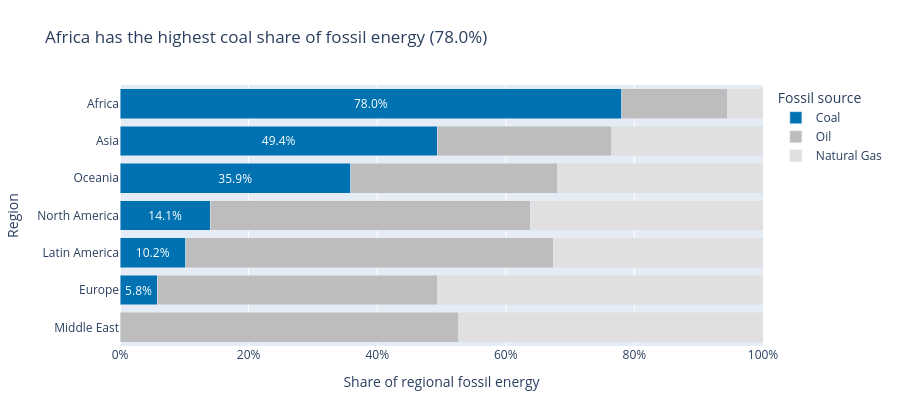

This figure's notebook cell:
### Markdown cell above
## Task 3 — 100% stacked bar: which region relies most on coal?

**What to build:** A horizontal 100% stacked bar chart showing, for each **Region**, how its fossil energy splits between Coal, Oil and Natural Gas. This is the **same data as your Task 1 treemap**, visualised a second way.

**Requirements:**
- Reuse `df_fossil` from Task 1; aggregate TWh by `Region` × `Source` and convert to **shares of each region's fossil total**
- Horizontal bars, regions **sorted by coal share** (highest at the top)
- Coal is the segment on the baseline (first in `category_orders`) and the **only coloured segment** — keep it the same colour as in Task 1; Oil and Natural Gas in two greys
- Percentage labels on the coal segments only
- Insight title naming the most coal-dependent region and its coal share

> 💡 `df.groupby('Region')['TWh'].transform('sum')` gives each row its region total

### Code cell
# Task 3
# YOUR CODE HERE
regional_fossil = (
    df_fossil.groupby(["Region", "Source"], as_index=False)["TWh"]
    .sum()
)

regional_fossil["Region_Total"] = (
    regional_fossil.groupby("Region")["TWh"].transform("sum")
)

# Exclude regions with no fossil energy
regional_fossil = regional_fossil.loc[
    regional_fossil["Region_Total"] > 0
].copy()

regional_fossil["Share"] = (
    regional_fossil["TWh"] / regional_fossil["Region_Total"]
)

# Include zero coal shares if a region has no coal row
coal_shares = (
    regional_fossil.pivot(
        index="Region", columns="Source", values="Share"
    )
    .reindex(columns=["Coal", "Oil", "Natural Gas"])
    .fillna(0)["Coal"]
    .sort_values(ascending=False)
)

region_order = coal_shares.index.tolist()
top_region = coal_shares.index[0]
top_share = coal_shares.iloc[0]

regional_fossil["Coal_Label"] = regional_fossil.apply(
    lambda row: f"{row['Share']:.1%}"
    if row["Source"] == "Coal" else "",
    axis=1
)

fig3 = px.bar(
    regional_fossil,
    x="Share",
    y="Region",
    color="Source",
    orientation="h",
    text="Coal_Label",
    barmode="stack",
    category_orders={
        "Region": region_order,
        "Source": ["Coal", "Oil", "Natural Gas"]
    },
    color_discrete_map={
        "Coal": fossil_colours["Coal"],
        "Oil": "#BDBDBD",
        "Natural Gas": "#E0E0E0"
    },
    custom_data=["TWh"],
    title=(
        f"{top_region} has the highest coal share "
        f"of fossil energy ({top_share:.1%})"
    ),
    labels={"Share": "Share of regional fossil energy"}
)

fig3.update_traces(
    textposition="inside",
    insidetextanchor="middle",
    hovertemplate=(
        "<b>%{y}</b><br>"
        "Share: %{x:.1%}<br>"
        "Energy: %{customdata[0]:,.1f} TWh"
        "<extra>%{fullData.name}</extra>"
    )
)

fig3.update_layout(
    xaxis=dict(tickformat=".0%", range=[0, 1]),
    height=max(400, len(region_order) * 55),
    legend_title_text="Fossil source",
    margin=dict(t=85, l=20, r=20, b=40)
)

fig3.show()

### Figure 1 — Plotly figure (JSON) as saved in the notebook; plotly's stock layout.template omitted (floating-point values rounded to 4 significant figures)
{"data": [{"customdata": [[6727.0], [17300.0], [887.0], [1261.0], [1565.0], [2919.0]], "hovertemplate": "<b>%{y}</b><br>Share: %{x:.1%}<br>Energy: %{customdata[0]:,.1f} TWh<extra>%{fullData.name}</extra>", "insidetextanchor": "middle", "legendgroup": "Coal", "marker": {"color": "#0072B2", "pattern": {"shape": ""}}, "name": "Coal", "orientation": "h", "showlegend": true, "text": ["78.0%", "49.4%", "5.8%", "10.2%", "14.1%", "35.9%"], "textposition": "inside", "type": "bar", "x": [0.7804, 0.4937, 0.05765, 0.1019, 0.1406, 0.3585], "xaxis": "x", "y": ["Africa", "Asia", "Europe", "Latin America", "North America", "Oceania"], "yaxis": "y"}, {"customdata": [[1421.0], [9500.0], [6715.0], [7076.0], [5098.0], [5535.0], [2624.0]], "hovertemplate": "<b>%{y}</b><br>Share: %{x:.1%}<br>Energy: %{customdata[0]:,.1f} TWh<extra>%{fullData.name}</extra>", "insidetextanchor": "middle", "legendgroup": "Oil", "marker": {"color": "#BDBDBD", "pattern": {"shape": ""}}, "name": "Oil", "orientation": "h", "showlegend": true, "text": ["", "", "", "", "", "", ""], "textposition": "inside", "type": "bar", "x": [0.1648, 0.2711, 0.4364, 0.5718, 0.5271, 0.4973, 0.3223], "xaxis": "x", "y": ["Africa", "Asia", "Europe", "Latin America", "Middle East", "North America", "Oceania"], "yaxis": "y"}, {"customdata": [[472.0], [8244.0], [7785.0], [4039.0], [4573.0], [4031.0], [2599.0]], "hovertemplate": "<b>%{y}</b><br>Share: %{x:.1%}<br>Energy: %{customdata[0]:,.1f} TWh<extra>%{fullData.name}</extra>", "insidetextanchor": "middle", "legendgroup": "Natural Gas", "marker": {"color": "#E0E0E0", "pattern": {"shape": ""}}, "name": "Natural Gas", "orientation": "h", "showlegend": true, "text": ["", "", "", "", "", "", ""], "textposition": "inside", "type": "bar", "x": [0.05476, 0.2352, 0.5059, 0.3264, 0.4729, 0.3621, 0.3192], "xaxis": "x", "y": ["Africa", "Asia", "Europe", "Latin America", "Middle East", "North America", "Oceania"], "yaxis": "y"}], "layout": {"barmode": "stack", "height": 400, "legend": {"title": {"text": "Fossil source"}, "tracegroupgap": 0}, "margin": {"b": 40, "l": 20, "r": 20, "t": 85}, "title": {"text": "Africa has the highest coal share of fossil energy (78.0%)"}, "xaxis": {"anchor": "y", "domain": [0, 1], "range": [0, 1], "tickformat": ".0%", "title": {"text": "Share of regional fossil energy"}}, "yaxis": {"anchor": "x", "categoryarray": ["Middle East", "Europe", "Latin America", "North America", "Oceania", "Asia", "Africa"], "categoryorder": "array", "domain": [0, 1], "title": {"text": "Region"}}}}
